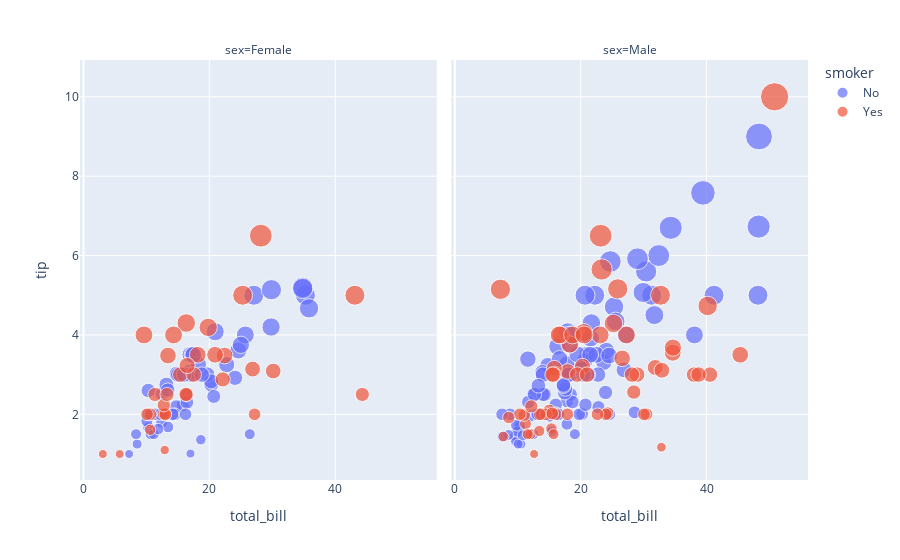

The cell this chart's notebook holds for it:
### Code cell
df_tips = px.data.tips()
df_tips.head()
fig = px.scatter(df_tips, x='total_bill', y='tip', color='smoker', size='tip', facet_col='sex')
fig

### Figure 1 — Plotly figure (JSON) as saved in the notebook; plotly's stock layout.template omitted (floating-point values rounded to 4 significant figures)
{"data": [{"hovertemplate": "smoker=No<br>sex=Female<br>total_bill=%{x}<br>tip=%{marker.size}<extra></extra>", "legendgroup": "No", "marker": {"color": "#636efa", "size": [1.01, 3.61, 5, 3.02, 1.67, 3.5, 2.75, 2.23, 3, 3, 2.45, 3.07, 2.6, 5.2, 1.5, 2.47, 3, 2.2, 1.83, 5.17, 3.25, 4.08, 1, 4, 3.5, 1.5, 1.8, 2.92, 1.68, 2.52, 4.2, 2, 2, 2.83, 1.5, 2, 3.25, 1.25, 2, 2, 2.75, 3.5, 5, 2.3, 1.5, 1.36, 1.63, 5.14, 3.75, 2.61, 2, 3, 4.67, 3], "sizemode": "area", "sizeref": 0.025, "symbol": "circle"}, "mode": "markers", "name": "No", "orientation": "v", "showlegend": true, "type": "scatter", "x": [16.99, 24.59, 35.26, 14.83, 10.33, 16.97, 20.29, 15.77, 19.65, 15.06, 20.69, 16.93, 10.29, 34.81, 26.41, 16.45, 17.07, 14.73, 10.07, 34.83, 22.75, 20.92, 7.25, 25.71, 17.31, 10.65, 12.43, 24.08, 13.42, 12.48, 29.8, 14.52, 11.38, 20.27, 11.17, 12.26, 18.26, 8.51, 10.33, 14.15, 13.16, 17.47, 27.05, 16.43, 8.35, 18.64, 11.87, 29.85, 25, 13.39, 16.21, 15.98, 35.83, 18.78], "xaxis": "x", "y": [1.01, 3.61, 5, 3.02, 1.67, 3.5, 2.75, 2.23, 3, 3, 2.45, 3.07, 2.6, 5.2, 1.5, 2.47, 3, 2.2, 1.83, 5.17, 3.25, 4.08, 1, 4, 3.5, 1.5, 1.8, 2.92, 1.68, 2.52, 4.2, 2, 2, 2.83, 1.5, 2, 3.25, 1.25, 2, 2, 2.75, 3.5, 5, 2.3, 1.5, 1.36, 1.63, 5.14, 3.75, 2.61, 2, 3, 4.67, 3], "yaxis": "y"}, {"hovertemplate": "smoker=No<br>sex=Male<br>total_bill=%{x}<br>tip=%{marker.size}<extra></extra>", "legendgroup": "No", "marker": {"color": "#636efa", "size": [1.66, 3.5, 3.31, 4.71, 2, 3.12, 1.96, 3.23, 1.71, 1.57, 3, 3.92, 3.71, 3.35, 4.08, 7.58, 3.18, 2.34, 2, 2, 4.3, 1.45, 2.5, 3.27, 3.6, 2, 2.31, 5, 2.24, 2.54, 3.06, 1.32, 5.6, 3, 5, 6, 2.05, 3, 2.5, 1.56, 4.34, 3.51, 6.73, 2.64, 3.15, 2.01, 1.97, 1.25, 4, 3, 2.71, 3.4, 2.03, 2, 4, 5.85, 3, 3.5, 1.5, 3.76, 3, 4, 2.55, 5.07, 2.31, 2.5, 2, 1.48, 2.18, 1.5, 6.7, 5, 1.73, 2, 2.5, 2, 2.74, 2, 2, 5, 2, 3.5, 2.5, 2, 3.48, 2.24, 4.5, 5, 1.44, 9, 3, 2.72, 3.39, 1.47, 1.25, 5.92, 1.75], "sizemode": "area", "sizeref": 0.025, "symbol": "circle"}, "mode": "markers", "name": "No", "orientation": "v", "showlegend": false, "type": "scatter", "x": [10.34, 21.01, 23.68, 25.29, 8.77, 26.88, 15.04, 14.78, 10.27, 15.42, 18.43, 21.58, 16.29, 20.65, 17.92, 39.42, 19.82, 17.81, 13.37, 12.69, 21.7, 9.55, 18.35, 17.78, 24.06, 16.31, 18.69, 31.27, 16.04, 17.46, 13.94, 9.68, 30.4, 18.29, 22.23, 32.4, 28.55, 18.04, 12.54, 9.94, 25.56, 19.49, 48.27, 17.59, 20.08, 20.23, 12.02, 10.51, 27.2, 22.76, 17.29, 16.66, 15.98, 13.03, 18.28, 24.71, 21.16, 22.49, 12.46, 18.24, 14, 38.07, 23.95, 29.93, 11.69, 14.26, 15.95, 8.52, 22.82, 19.08, 34.3, 41.19, 9.78, 7.51, 14.07, 13.13, 17.26, 24.55, 19.77, 48.17, 16.49, 21.5, 12.66, 13.81, 24.52, 20.76, 31.71, 20.69, 7.56, 48.33, 20.45, 13.28, 11.61, 10.77, 10.07, 29.03, 17.82], "xaxis": "x2", "y": [1.66, 3.5, 3.31, 4.71, 2, 3.12, 1.96, 3.23, 1.71, 1.57, 3, 3.92, 3.71, 3.35, 4.08, 7.58, 3.18, 2.34, 2, 2, 4.3, 1.45, 2.5, 3.27, 3.6, 2, 2.31, 5, 2.24, 2.54, 3.06, 1.32, 5.6, 3, 5, 6, 2.05, 3, 2.5, 1.56, 4.34, 3.51, 6.73, 2.64, 3.15, 2.01, 1.97, 1.25, 4, 3, 2.71, 3.4, 2.03, 2, 4, 5.85, 3, 3.5, 1.5, 3.76, 3, 4, 2.55, 5.07, 2.31, 2.5, 2, 1.48, 2.18, 1.5, 6.7, 5, 1.73, 2, 2.5, 2, 2.74, 2, 2, 5, 2, 3.5, 2.5, 2, 3.48, 2.24, 4.5, 5, 1.44, 9, 3, 2.72, 3.39, 1.47, 1.25, 5.92, 1.75], "yaxis": "y2"}, {"hovertemplate": "smoker=Yes<br>sex=Female<br>total_bill=%{x}<br>tip=%{marker.size}<extra></extra>", "legendgroup": "Yes", "marker": {"color": "#EF553B", "size": [1, 3.14, 5, 1, 4.3, 2.5, 3, 2.5, 3.48, 4, 3, 1.61, 2, 4, 3.5, 3.5, 4.19, 5, 2, 2.01, 2, 2.5, 3.23, 2.23, 2.5, 6.5, 1.1, 3.09, 3.48, 2.5, 2, 2.88, 2], "sizemode": "area", "sizeref": 0.025, "symbol": "circle"}, "mode": "markers", "name": "Yes", "orientation": "v", "showlegend": true, "type": "scatter", "x": [3.07, 26.86, 25.28, 5.75, 16.32, 11.35, 15.38, 44.3, 22.42, 14.31, 17.51, 10.59, 10.63, 9.6, 20.9, 18.15, 19.81, 43.11, 13, 12.74, 13, 16.4, 16.47, 12.76, 13.27, 28.17, 12.9, 30.14, 13.42, 16.27, 10.09, 22.12, 27.18], "xaxis": "x", "y": [1, 3.14, 5, 1, 4.3, 2.5, 3, 2.5, 3.48, 4, 3, 1.61, 2, 4, 3.5, 3.5, 4.19, 5, 2, 2.01, 2, 2.5, 3.23, 2.23, 2.5, 6.5, 1.1, 3.09, 3.48, 2.5, 2, 2.88, 2], "yaxis": "y"}, {"hovertemplate": "smoker=Yes<br>sex=Male<br>total_bill=%{x}<br>tip=%{marker.size}<extra></extra>", "legendgroup": "Yes", "marker": {"color": "#EF553B", "size": [3, 1.76, 3.21, 2, 1.98, 3.76, 2.09, 3.08, 3, 5, 3, 4.73, 4, 1.5, 3, 1.64, 4.06, 4.29, 2, 10, 3.16, 5.15, 3.18, 4, 3.11, 2, 2, 3.55, 3.68, 5.65, 3.5, 6.5, 3, 2, 4, 1.5, 2.56, 2.02, 4, 2, 2, 4, 4, 3.41, 3, 2.03, 2, 5.16, 3, 1.5, 1.44, 2.2, 1.92, 1.58, 2, 3, 3, 1, 1.17, 2], "sizemode": "area", "sizeref": 0.025, "symbol": "circle"}, "mode": "markers", "name": "Yes", "orientation": "v", "showlegend": false, "type": "scatter", "x": [38.01, 11.24, 20.29, 13.81, 11.02, 18.29, 15.01, 17.92, 19.44, 32.68, 28.97, 40.17, 27.28, 12.03, 21.01, 15.36, 20.49, 25.21, 16, 50.81, 15.81, 7.25, 31.85, 16.82, 32.9, 17.89, 14.48, 34.63, 34.65, 23.33, 45.35, 23.17, 40.55, 30.46, 23.1, 15.69, 28.44, 15.48, 16.58, 10.34, 13.51, 18.71, 20.53, 26.59, 38.73, 24.27, 30.06, 25.89, 28.15, 11.59, 7.74, 12.16, 8.58, 13.42, 24.01, 15.69, 15.53, 12.6, 32.83, 22.67], "xaxis": "x2", "y": [3, 1.76, 3.21, 2, 1.98, 3.76, 2.09, 3.08, 3, 5, 3, 4.73, 4, 1.5, 3, 1.64, 4.06, 4.29, 2, 10, 3.16, 5.15, 3.18, 4, 3.11, 2, 2, 3.55, 3.68, 5.65, 3.5, 6.5, 3, 2, 4, 1.5, 2.56, 2.02, 4, 2, 2, 4, 4, 3.41, 3, 2.03, 2, 5.16, 3, 1.5, 1.44, 2.2, 1.92, 1.58, 2, 3, 3, 1, 1.17, 2], "yaxis": "y2"}], "layout": {"annotations": [{"font": {}, "showarrow": false, "text": "sex=Female", "x": 0.245, "xanchor": "center", "xref": "paper", "y": 1, "yanchor": "bottom", "yref": "paper"}, {"font": {}, "showarrow": false, "text": "sex=Male", "x": 0.755, "xanchor": "center", "xref": "paper", "y": 1, "yanchor": "bottom", "yref": "paper"}], "legend": {"itemsizing": "constant", "title": {"text": "smoker"}, "tracegroupgap": 0}, "margin": {"t": 60}, "xaxis": {"anchor": "y", "domain": [0, 0.49], "title": {"text": "total_bill"}}, "xaxis2": {"anchor": "y2", "domain": [0.51, 1], "matches": "x", "title": {"text": "total_bill"}}, "yaxis": {"anchor": "x", "domain": [0, 1], "title": {"text": "tip"}}, "yaxis2": {"anchor": "x2", "domain": [0, 1], "matches": "y", "showticklabels": false}}}
